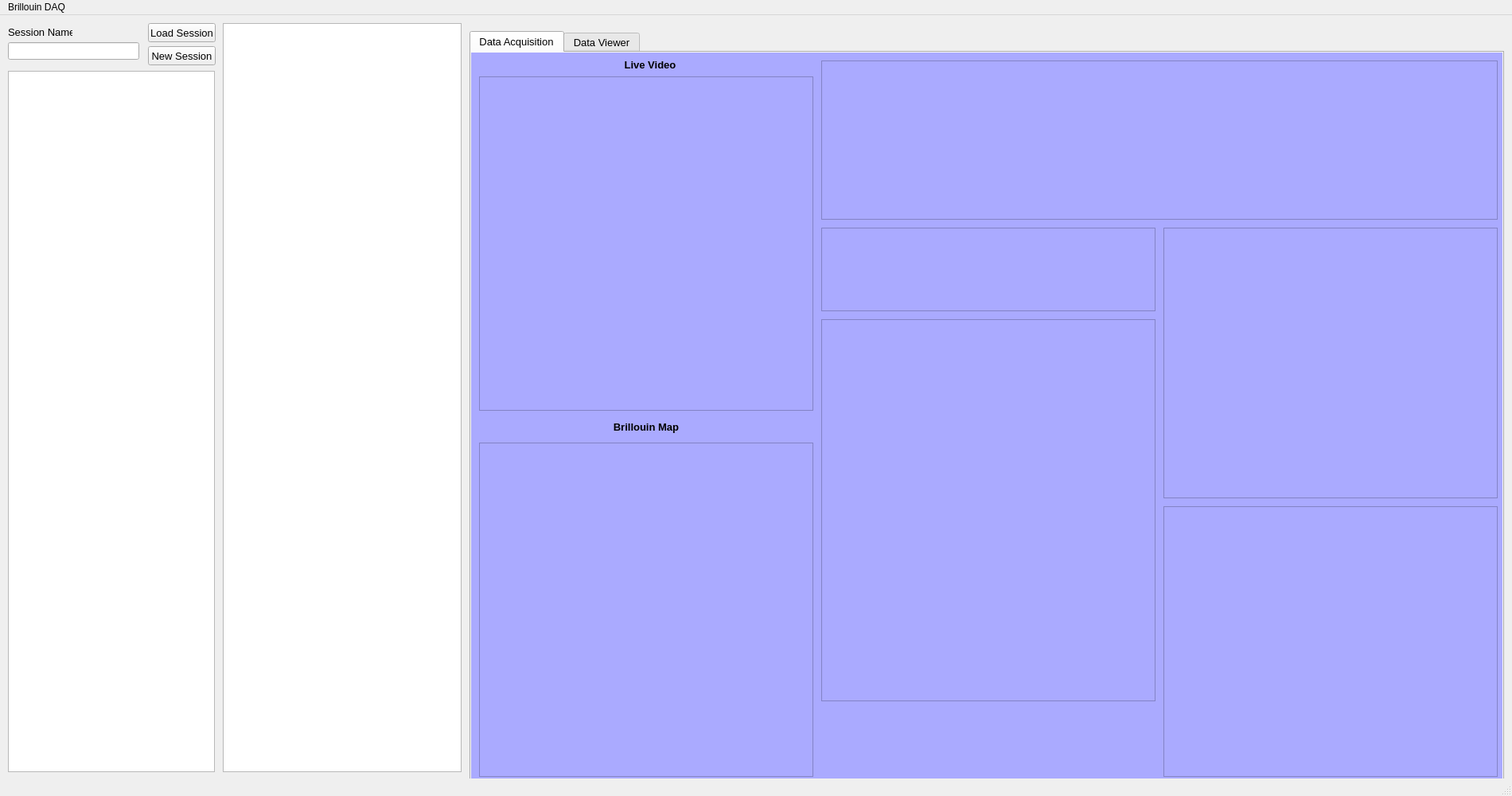
<?xml version="1.0" encoding="UTF-8"?>
<ui version="4.0">
 <class>MainWindow</class>
 <widget class="QMainWindow" name="MainWindow">
  <property name="geometry">
   <rect>
    <x>0</x>
    <y>0</y>
    <width>1900</width>
    <height>1000</height>
   </rect>
  </property>
  <property name="windowTitle">
   <string>Brillouin Scanning Interface</string>
  </property>
  <property name="styleSheet">
   <string notr="true"/>
  </property>
  <widget class="QWidget" name="centralwidget">
   <widget class="QTabWidget" name="dataViewerTab">
    <property name="geometry">
     <rect>
      <x>590</x>
      <y>20</y>
      <width>1300</width>
      <height>945</height>
     </rect>
    </property>
    <property name="sizePolicy">
     <sizepolicy hsizetype="Expanding" vsizetype="Expanding">
      <horstretch>1</horstretch>
      <verstretch>0</verstretch>
     </sizepolicy>
    </property>
    <property name="font">
     <font>
      <pointsize>10</pointsize>
     </font>
    </property>
    <property name="autoFillBackground">
     <bool>true</bool>
    </property>
    <property name="currentIndex">
     <number>0</number>
    </property>
    <widget class="QWidget" name="DataAcqTab">
     <property name="styleSheet">
      <string notr="true">background-color:rgb(170, 170, 255)</string>
     </property>
     <attribute name="title">
      <string>Data Acquisition</string>
     </attribute>
     <widget class="GraphicsView" name="graphicsViewSampleSpecSeries">
      <property name="geometry">
       <rect>
        <x>440</x>
        <y>335</y>
        <width>420</width>
        <height>480</height>
       </rect>
      </property>
      <property name="sizePolicy">
       <sizepolicy hsizetype="Expanding" vsizetype="Expanding">
        <horstretch>0</horstretch>
        <verstretch>3</verstretch>
       </sizepolicy>
      </property>
      <property name="minimumSize">
       <size>
        <width>0</width>
        <height>0</height>
       </size>
      </property>
     </widget>
     <widget class="GraphicsView" name="graphicsViewSampleSpectrum">
      <property name="geometry">
       <rect>
        <x>870</x>
        <y>220</y>
        <width>420</width>
        <height>340</height>
       </rect>
      </property>
      <property name="sizePolicy">
       <sizepolicy hsizetype="Expanding" vsizetype="Expanding">
        <horstretch>0</horstretch>
        <verstretch>2</verstretch>
       </sizepolicy>
      </property>
      <property name="minimumSize">
       <size>
        <width>420</width>
        <height>340</height>
       </size>
      </property>
     </widget>
     <widget class="GraphicsView" name="graphicsViewSample">
      <property name="geometry">
       <rect>
        <x>440</x>
        <y>10</y>
        <width>850</width>
        <height>200</height>
       </rect>
      </property>
      <property name="sizePolicy">
       <sizepolicy hsizetype="Expanding" vsizetype="Expanding">
        <horstretch>0</horstretch>
        <verstretch>1</verstretch>
       </sizepolicy>
      </property>
      <property name="minimumSize">
       <size>
        <width>850</width>
        <height>200</height>
       </size>
      </property>
     </widget>
     <widget class="GraphicsView" name="graphicsViewSampleScanDepth">
      <property name="geometry">
       <rect>
        <x>870</x>
        <y>570</y>
        <width>420</width>
        <height>340</height>
       </rect>
      </property>
      <property name="sizePolicy">
       <sizepolicy hsizetype="Expanding" vsizetype="Expanding">
        <horstretch>0</horstretch>
        <verstretch>3</verstretch>
       </sizepolicy>
      </property>
      <property name="minimumSize">
       <size>
        <width>0</width>
        <height>0</height>
       </size>
      </property>
     </widget>
     <widget class="GraphicsView" name="graphicsViewHeatmap">
      <property name="geometry">
       <rect>
        <x>10</x>
        <y>490</y>
        <width>420</width>
        <height>420</height>
       </rect>
      </property>
      <property name="minimumSize">
       <size>
        <width>0</width>
        <height>0</height>
       </size>
      </property>
     </widget>
     <widget class="GraphicsView" name="graphicsViewCMOS">
      <property name="geometry">
       <rect>
        <x>10</x>
        <y>30</y>
        <width>420</width>
        <height>420</height>
       </rect>
      </property>
      <property name="sizePolicy">
       <sizepolicy hsizetype="Preferred" vsizetype="Preferred">
        <horstretch>0</horstretch>
        <verstretch>0</verstretch>
       </sizepolicy>
      </property>
      <property name="minimumSize">
       <size>
        <width>420</width>
        <height>420</height>
       </size>
      </property>
     </widget>
     <widget class="QLabel" name="session_label_2">
      <property name="geometry">
       <rect>
        <x>10</x>
        <y>460</y>
        <width>420</width>
        <height>20</height>
       </rect>
      </property>
      <property name="font">
       <font>
        <pointsize>10</pointsize>
        <weight>75</weight>
        <bold>true</bold>
       </font>
      </property>
      <property name="text">
       <string>Brillouin Map</string>
      </property>
      <property name="alignment">
       <set>Qt::AlignCenter</set>
      </property>
     </widget>
     <widget class="QLabel" name="session_label_5">
      <property name="geometry">
       <rect>
        <x>10</x>
        <y>5</y>
        <width>430</width>
        <height>20</height>
       </rect>
      </property>
      <property name="font">
       <font>
        <pointsize>10</pointsize>
        <weight>75</weight>
        <bold>true</bold>
       </font>
      </property>
      <property name="text">
       <string>Live Video</string>
      </property>
      <property name="alignment">
       <set>Qt::AlignCenter</set>
      </property>
     </widget>
     <widget class="GraphicsView" name="graphicsViewBinned">
      <property name="geometry">
       <rect>
        <x>440</x>
        <y>220</y>
        <width>420</width>
        <height>105</height>
       </rect>
      </property>
      <property name="sizePolicy">
       <sizepolicy hsizetype="Expanding" vsizetype="Expanding">
        <horstretch>0</horstretch>
        <verstretch>1</verstretch>
       </sizepolicy>
      </property>
      <property name="minimumSize">
       <size>
        <width>420</width>
        <height>105</height>
       </size>
      </property>
     </widget>
    </widget>
    <widget class="QWidget" name="DataViewTab">
     <property name="styleSheet">
      <string notr="true">background-color: rgb(83, 83, 83);</string>
     </property>
     <attribute name="title">
      <string>Data Viewer</string>
     </attribute>
     <layout class="QGridLayout" name="gridLayout_4">
      <item row="6" column="1">
       <widget class="GraphicsView" name="dataViewScanDepth">
        <property name="sizePolicy">
         <sizepolicy hsizetype="Expanding" vsizetype="Expanding">
          <horstretch>0</horstretch>
          <verstretch>3</verstretch>
         </sizepolicy>
        </property>
       </widget>
      </item>
      <item row="5" column="1">
       <widget class="GraphicsView" name="dataViewSpecSeries">
        <property name="sizePolicy">
         <sizepolicy hsizetype="Expanding" vsizetype="Expanding">
          <horstretch>0</horstretch>
          <verstretch>3</verstretch>
         </sizepolicy>
        </property>
       </widget>
      </item>
      <item row="4" column="1">
       <widget class="GraphicsView" name="dataViewSingleSpectrum">
        <property name="sizePolicy">
         <sizepolicy hsizetype="Expanding" vsizetype="Expanding">
          <horstretch>0</horstretch>
          <verstretch>2</verstretch>
         </sizepolicy>
        </property>
        <property name="minimumSize">
         <size>
          <width>0</width>
          <height>200</height>
         </size>
        </property>
       </widget>
      </item>
      <item row="0" column="1">
       <widget class="QLabel" name="dataViewInfoDisplay">
        <property name="styleSheet">
         <string notr="true">color: rgb(255, 255, 255);</string>
        </property>
        <property name="text">
         <string>Frame 0/0 </string>
        </property>
       </widget>
      </item>
      <item row="1" column="1">
       <widget class="QSlider" name="dataViewSlider">
        <property name="orientation">
         <enum>Qt::Horizontal</enum>
        </property>
       </widget>
      </item>
      <item row="3" column="1">
       <widget class="GraphicsView" name="dataViewEMCCD">
        <property name="sizePolicy">
         <sizepolicy hsizetype="Expanding" vsizetype="Expanding">
          <horstretch>0</horstretch>
          <verstretch>1</verstretch>
         </sizepolicy>
        </property>
        <property name="minimumSize">
         <size>
          <width>400</width>
          <height>100</height>
         </size>
        </property>
       </widget>
      </item>
      <item row="2" column="0" rowspan="3">
       <widget class="GraphicsView" name="graphicsViewCMOSViewer"/>
      </item>
      <item row="5" column="0" rowspan="2">
       <widget class="GraphicsView" name="graphicsViewHeatmapViewer"/>
      </item>
      <item row="2" column="1">
       <widget class="QTextEdit" name="dataViewTextEdit"/>
      </item>
     </layout>
    </widget>
   </widget>
   <widget class="QTreeView" name="treeView">
    <property name="geometry">
     <rect>
      <x>280</x>
      <y>10</y>
      <width>300</width>
      <height>941</height>
     </rect>
    </property>
    <property name="sizePolicy">
     <sizepolicy hsizetype="Fixed" vsizetype="Expanding">
      <horstretch>0</horstretch>
      <verstretch>2</verstretch>
     </sizepolicy>
    </property>
    <property name="minimumSize">
     <size>
      <width>300</width>
      <height>0</height>
     </size>
    </property>
    <property name="contextMenuPolicy">
     <enum>Qt::CustomContextMenu</enum>
    </property>
   </widget>
   <widget class="ParameterTree" name="parameterTreeWidget">
    <property name="geometry">
     <rect>
      <x>10</x>
      <y>70</y>
      <width>260</width>
      <height>881</height>
     </rect>
    </property>
    <property name="sizePolicy">
     <sizepolicy hsizetype="Expanding" vsizetype="Expanding">
      <horstretch>0</horstretch>
      <verstretch>4</verstretch>
     </sizepolicy>
    </property>
    <property name="minimumSize">
     <size>
      <width>260</width>
      <height>0</height>
     </size>
    </property>
    <property name="animated">
     <bool>true</bool>
    </property>
    <property name="headerHidden">
     <bool>true</bool>
    </property>
    <column>
     <property name="text">
      <string notr="true">1</string>
     </property>
    </column>
   </widget>
   <widget class="QLineEdit" name="sessionName">
    <property name="enabled">
     <bool>true</bool>
    </property>
    <property name="geometry">
     <rect>
      <x>10</x>
      <y>34</y>
      <width>165</width>
      <height>22</height>
     </rect>
    </property>
    <property name="font">
     <font>
      <pointsize>12</pointsize>
     </font>
    </property>
    <property name="text">
     <string/>
    </property>
    <property name="alignment">
     <set>Qt::AlignCenter</set>
    </property>
    <property name="readOnly">
     <bool>true</bool>
    </property>
   </widget>
   <widget class="QLabel" name="session_label">
    <property name="geometry">
     <rect>
      <x>10</x>
      <y>13</y>
      <width>81</width>
      <height>16</height>
     </rect>
    </property>
    <property name="font">
     <font>
      <pointsize>10</pointsize>
     </font>
    </property>
    <property name="text">
     <string>Session Name</string>
    </property>
    <property name="alignment">
     <set>Qt::AlignLeading|Qt::AlignLeft|Qt::AlignVCenter</set>
    </property>
   </widget>
   <widget class="QPushButton" name="newSessionBtn">
    <property name="geometry">
     <rect>
      <x>186</x>
      <y>39</y>
      <width>85</width>
      <height>24</height>
     </rect>
    </property>
    <property name="font">
     <font>
      <pointsize>10</pointsize>
     </font>
    </property>
    <property name="text">
     <string>New Session</string>
    </property>
   </widget>
   <widget class="QPushButton" name="loadSessionBtn">
    <property name="geometry">
     <rect>
      <x>186</x>
      <y>10</y>
      <width>85</width>
      <height>24</height>
     </rect>
    </property>
    <property name="font">
     <font>
      <pointsize>10</pointsize>
     </font>
    </property>
    <property name="text">
     <string>Load Session</string>
    </property>
   </widget>
  </widget>
  <widget class="QStatusBar" name="statusbar"/>
  <widget class="QMenuBar" name="menubar">
   <property name="geometry">
    <rect>
     <x>0</x>
     <y>0</y>
     <width>1900</width>
     <height>21</height>
    </rect>
   </property>
   <widget class="QMenu" name="menuBrillouin_DAQ">
    <property name="title">
     <string>Brillouin DAQ</string>
    </property>
   </widget>
   <addaction name="menuBrillouin_DAQ"/>
  </widget>
 </widget>
 <customwidgets>
  <customwidget>
   <class>ParameterTree</class>
   <extends>QTreeWidget</extends>
   <header>pyqtgraph.parametertree</header>
  </customwidget>
  <customwidget>
   <class>GraphicsView</class>
   <extends>QGraphicsView</extends>
   <header>pyqtgraph.widgets.GraphicsView</header>
  </customwidget>
 </customwidgets>
 <resources/>
 <connections/>
</ui>
